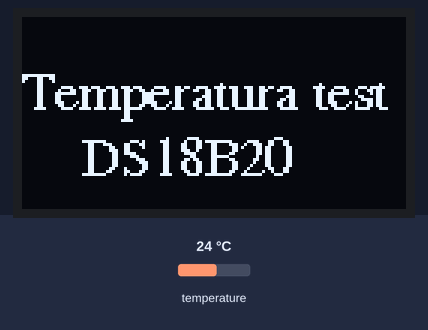
This sketch was run on a simulated ESP32. Shown: 128×64 one-colour display. The inputs (shaded band) are chosen by the test bench; at power-on: temperature 24 °C. What the sketch prints to the serial monitor is not drawn.

Above: at 0.6 s.
At 4.9 s:
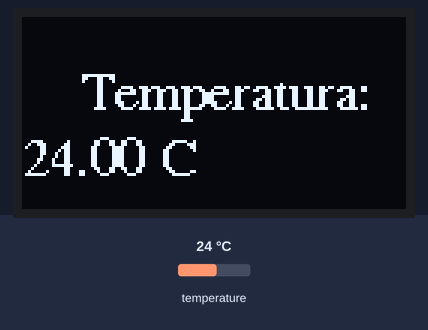
5.0 s: temperature set to 12 °C
At 6.5 s:
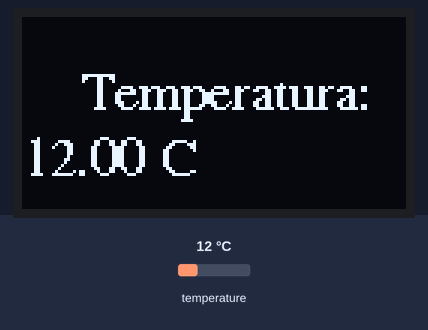
7.6 s: temperature set to 19 °C
At 10.9 s:
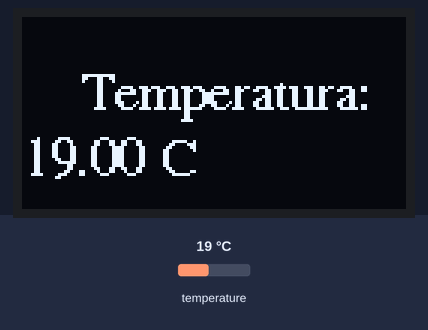
11.2 s: temperature set to 28 °C
At 14.1 s:
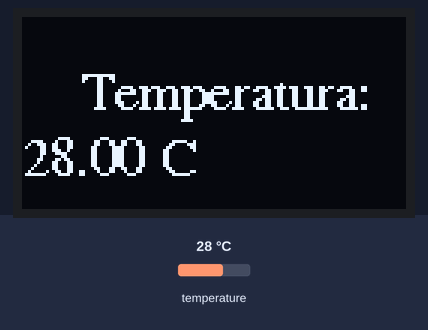
Timing chart, 0 to 15.6 s (numbered marks = the images above; inputs shaded):
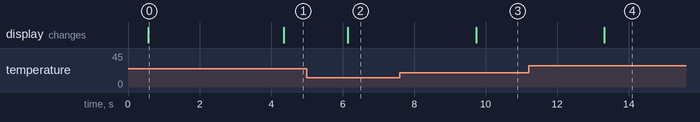

The sketch:

ESP32_OLED_DS1820.ino
```cpp
// ESP32_OLED_DS18B20 test on board is OK.
// Publicated on github.
// 2021-09-30.

#include <OneWire.h>
#include <DallasTemperature.h>
#define ONE_WIRE_BUS 13

#include <Wire.h>
#include <Adafruit_GFX.h>
#include <Adafruit_SSD1306.h>
#include <Fonts/FreeSerif9pt7b.h>

#define SCREEN_WIDTH 128 // OLED display width, in pixels
#define SCREEN_HEIGHT 64 // OLED display height, in pixels

// Declaration for an SSD1306 display connected to I2C (SDA, SCL pins)
Adafruit_SSD1306 display(SCREEN_WIDTH, SCREEN_HEIGHT, &Wire, -1);

OneWire oneWire(ONE_WIRE_BUS);
DallasTemperature sensors(&oneWire);

float T = 0.0;

void setup(void)
{
Serial.begin(9600);
sensors.begin();
display.begin(SSD1306_SWITCHCAPVCC, 0x3C);
display.clearDisplay();
delay(500);
display.setFont(&FreeSerif9pt7b);
display.clearDisplay();
display.setTextSize(1);
display.setTextColor(WHITE);
display.setCursor(0,30);
display.println("Temperatura test");
display.print("    DS18B20");
display.display();
delay(3000);
display.clearDisplay();
}

void loop(void){
float T = sensors.getTempCByIndex(0);
sensors.requestTemperatures();
Serial.print("Celsius temperature: ");
Serial.println(T);

display.setTextSize(1);
display.setTextColor(WHITE); display.setCursor(20,30);
display.println("Temperatura: ");
display.print(T);
display.print(" ");
display.cp437(true);      // code page 437
display.write(167);       // character 167 is degree
display.println("C");
display.display();
delay(1000);
display.clearDisplay();
}
```

Measured:
- after the input at 5.0 s, the display: changes after 1.2 s (image 2)
- after the input at 7.6 s, the display: changes after 2.1 s (image 3)
- after the input at 11.2 s, the display: changes after 2.1 s (image 4)
- what the display in image 0 shows lasts 3.8 s, from 0.6 s to 4.4 s
